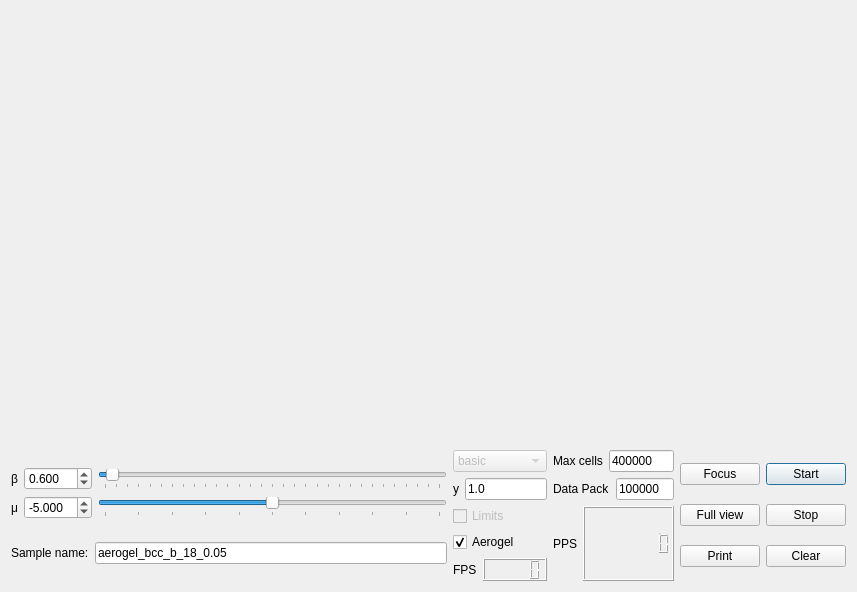
<?xml version="1.0" encoding="UTF-8"?>
<ui version="4.0">
 <class>Dialog</class>
 <widget class="QDialog" name="Dialog">
  <property name="geometry">
   <rect>
    <x>0</x>
    <y>0</y>
    <width>857</width>
    <height>592</height>
   </rect>
  </property>
  <property name="windowTitle">
   <string>Energy state space</string>
  </property>
  <layout class="QGridLayout" name="gridLayout_9">
   <item row="0" column="0">
    <widget class="QCustomPlot" name="mainData" native="true">
     <property name="sizePolicy">
      <sizepolicy hsizetype="Preferred" vsizetype="Preferred">
       <horstretch>0</horstretch>
       <verstretch>4</verstretch>
      </sizepolicy>
     </property>
    </widget>
   </item>
   <item row="1" column="0">
    <layout class="QGridLayout" name="gridLayout_8" columnstretch="2,1">
     <item row="0" column="0">
      <layout class="QGridLayout" name="gridLayout_7" columnstretch="8,1">
       <item row="0" column="0">
        <layout class="QGridLayout" name="gridLayout_6" rowstretch="5,1">
         <item row="0" column="0">
          <layout class="QGridLayout" name="gridLayout_4">
           <item row="0" column="0">
            <layout class="QVBoxLayout" name="verticalLayout_3">
             <item>
              <widget class="QLabel" name="beta_label">
               <property name="text">
                <string>β</string>
               </property>
               <property name="alignment">
                <set>Qt::AlignCenter</set>
               </property>
              </widget>
             </item>
             <item>
              <widget class="QLabel" name="mu_label">
               <property name="text">
                <string>μ</string>
               </property>
               <property name="alignment">
                <set>Qt::AlignCenter</set>
               </property>
              </widget>
             </item>
            </layout>
           </item>
           <item row="0" column="1">
            <layout class="QVBoxLayout" name="verticalLayout">
             <item>
              <widget class="QDoubleSpinBox" name="beta_spinbox">
               <property name="decimals">
                <number>3</number>
               </property>
               <property name="minimum">
                <double>0.001000000000000</double>
               </property>
               <property name="maximum">
                <double>30.000000000000000</double>
               </property>
               <property name="singleStep">
                <double>0.001000000000000</double>
               </property>
               <property name="value">
                <double>0.600000000000000</double>
               </property>
              </widget>
             </item>
             <item>
              <widget class="QDoubleSpinBox" name="mu_spinbox">
               <property name="decimals">
                <number>3</number>
               </property>
               <property name="minimum">
                <double>-10.000000000000000</double>
               </property>
               <property name="maximum">
                <double>0.000000000000000</double>
               </property>
               <property name="singleStep">
                <double>0.001000000000000</double>
               </property>
               <property name="value">
                <double>-5.000000000000000</double>
               </property>
              </widget>
             </item>
            </layout>
           </item>
           <item row="0" column="2">
            <layout class="QVBoxLayout" name="verticalLayout_2">
             <item>
              <widget class="QSlider" name="beta_slider">
               <property name="minimum">
                <number>1</number>
               </property>
               <property name="maximum">
                <number>30000</number>
               </property>
               <property name="value">
                <number>600</number>
               </property>
               <property name="orientation">
                <enum>Qt::Horizontal</enum>
               </property>
               <property name="tickPosition">
                <enum>QSlider::TicksBelow</enum>
               </property>
               <property name="tickInterval">
                <number>1000</number>
               </property>
              </widget>
             </item>
             <item>
              <widget class="QSlider" name="mu_slider">
               <property name="minimum">
                <number>0</number>
               </property>
               <property name="maximum">
                <number>100000</number>
               </property>
               <property name="value">
                <number>50000</number>
               </property>
               <property name="orientation">
                <enum>Qt::Horizontal</enum>
               </property>
               <property name="tickPosition">
                <enum>QSlider::TicksBelow</enum>
               </property>
               <property name="tickInterval">
                <number>10000</number>
               </property>
              </widget>
             </item>
            </layout>
           </item>
          </layout>
         </item>
         <item row="1" column="0">
          <layout class="QHBoxLayout" name="horizontalLayout_2">
           <item>
            <widget class="QLabel" name="sample_label">
             <property name="text">
              <string>Sample name:</string>
             </property>
            </widget>
           </item>
           <item>
            <widget class="QLineEdit" name="sample_lineEdit">
             <property name="text">
              <string>aerogel_bcc_b_18_0.05</string>
             </property>
             <property name="alignment">
              <set>Qt::AlignLeading|Qt::AlignLeft|Qt::AlignVCenter</set>
             </property>
            </widget>
           </item>
          </layout>
         </item>
        </layout>
       </item>
       <item row="0" column="1">
        <layout class="QGridLayout" name="gridLayout_5">
         <item row="0" column="0">
          <widget class="QComboBox" name="runType_comboBox">
           <property name="enabled">
            <bool>false</bool>
           </property>
           <item>
            <property name="text">
             <string>basic</string>
            </property>
           </item>
          </widget>
         </item>
         <item row="1" column="0">
          <layout class="QGridLayout" name="gridLayout_2">
           <item row="0" column="0">
            <widget class="QLabel" name="label">
             <property name="text">
              <string>y</string>
             </property>
            </widget>
           </item>
           <item row="0" column="1">
            <widget class="QLineEdit" name="y_lineEdit">
             <property name="text">
              <string>1.0</string>
             </property>
            </widget>
           </item>
          </layout>
         </item>
         <item row="2" column="0">
          <widget class="QCheckBox" name="drawLimits_checkBox">
           <property name="enabled">
            <bool>false</bool>
           </property>
           <property name="text">
            <string>Limits</string>
           </property>
           <property name="checked">
            <bool>false</bool>
           </property>
          </widget>
         </item>
         <item row="3" column="0">
          <widget class="QCheckBox" name="aerogelOrIsing_checkBox">
           <property name="text">
            <string>Aerogel</string>
           </property>
           <property name="checked">
            <bool>true</bool>
           </property>
          </widget>
         </item>
         <item row="4" column="0">
          <layout class="QHBoxLayout" name="horizontalLayout_5">
           <item>
            <widget class="QLabel" name="fps_label">
             <property name="text">
              <string>FPS</string>
             </property>
            </widget>
           </item>
           <item>
            <widget class="QLCDNumber" name="fps_lcd">
             <property name="enabled">
              <bool>true</bool>
             </property>
            </widget>
           </item>
          </layout>
         </item>
        </layout>
       </item>
      </layout>
     </item>
     <item row="0" column="1">
      <layout class="QGridLayout" name="gridLayout_3">
       <item row="1" column="0">
        <layout class="QHBoxLayout" name="horizontalLayout_7">
         <item>
          <widget class="QLabel" name="dataPackSize_label">
           <property name="text">
            <string>Data Pack</string>
           </property>
          </widget>
         </item>
         <item>
          <widget class="QLineEdit" name="dataPackSize_lineEdit">
           <property name="text">
            <string>100000</string>
           </property>
          </widget>
         </item>
        </layout>
       </item>
       <item row="0" column="0">
        <layout class="QHBoxLayout" name="horizontalLayout_4">
         <item>
          <widget class="QLabel" name="maxCells_label">
           <property name="text">
            <string>Max cells</string>
           </property>
          </widget>
         </item>
         <item>
          <widget class="QLineEdit" name="maxCells_lineEdit">
           <property name="text">
            <string>400000</string>
           </property>
          </widget>
         </item>
        </layout>
       </item>
       <item row="0" column="1" rowspan="3">
        <layout class="QGridLayout" name="gridLayout">
         <item row="2" column="0">
          <widget class="QPushButton" name="print_button">
           <property name="text">
            <string>Print</string>
           </property>
          </widget>
         </item>
         <item row="1" column="1">
          <widget class="QPushButton" name="stop_button">
           <property name="text">
            <string>Stop</string>
           </property>
          </widget>
         </item>
         <item row="1" column="0">
          <widget class="QPushButton" name="fullView_button">
           <property name="text">
            <string>Full view</string>
           </property>
          </widget>
         </item>
         <item row="0" column="0">
          <widget class="QPushButton" name="focus_button">
           <property name="text">
            <string>Focus</string>
           </property>
           <property name="autoDefault">
            <bool>true</bool>
           </property>
          </widget>
         </item>
         <item row="0" column="1">
          <widget class="QPushButton" name="start_button">
           <property name="text">
            <string>Start</string>
           </property>
           <property name="default">
            <bool>true</bool>
           </property>
          </widget>
         </item>
         <item row="2" column="1">
          <widget class="QPushButton" name="clear_button">
           <property name="text">
            <string>Clear</string>
           </property>
          </widget>
         </item>
        </layout>
       </item>
       <item row="2" column="0">
        <layout class="QHBoxLayout" name="horizontalLayout_3">
         <item>
          <widget class="QLabel" name="pps_label">
           <property name="text">
            <string>PPS</string>
           </property>
          </widget>
         </item>
         <item>
          <widget class="QLCDNumber" name="pps_lcd">
           <property name="enabled">
            <bool>true</bool>
           </property>
           <property name="sizePolicy">
            <sizepolicy hsizetype="Minimum" vsizetype="Minimum">
             <horstretch>0</horstretch>
             <verstretch>0</verstretch>
            </sizepolicy>
           </property>
           <property name="digitCount">
            <number>8</number>
           </property>
          </widget>
         </item>
        </layout>
       </item>
      </layout>
     </item>
    </layout>
   </item>
  </layout>
 </widget>
 <layoutdefault spacing="6" margin="11"/>
 <customwidgets>
  <customwidget>
   <class>QCustomPlot</class>
   <extends>QWidget</extends>
   <header location="global">qcustomplot.h</header>
   <container>1</container>
  </customwidget>
 </customwidgets>
 <resources/>
 <connections/>
</ui>
